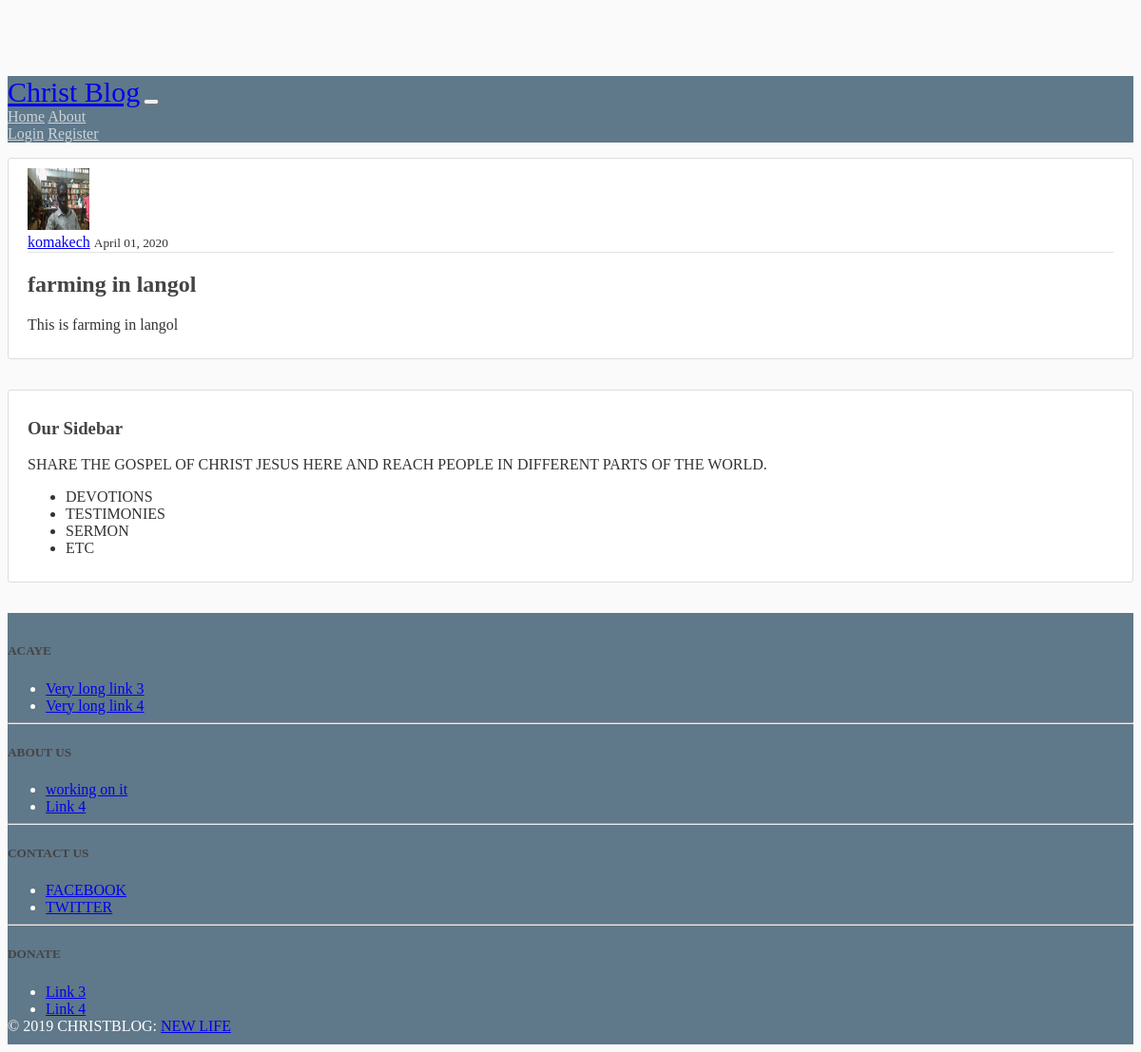
The app's page /post/18/ with its own data.
### blog/models.py (models this page shows, shortened)
class post(models.Model):
    Title = models.CharField(max_length=100)
    Contents = models.TextField()
    Date_posted = models.DateTimeField(default = timezone.now)
    Author = models.ForeignKey(User,on_delete=models.CASCADE)

### users/models.py (models this page shows, shortened)
class profile(models.Model):
	user = models.OneToOneField(User,on_delete = models.CASCADE)
	image = models.ImageField(default = 'default.png',upload_to='profile pics')

### blog/views.py (the view)
# urls.py: path('post/<int:pk>/', PostDetailView.as_view(), name ="post-detail"),
class PostDetailView(DetailView):
    model = post

### blog/templates/blog/post_detail.html (shortened to what this page needs)
{% extends "blog/base.html" %}
{% block content %}
    <article class="media content-section">
     <img class= "rounded-circle article-img" src="{{post.Author.profile.image.url}}">
       <div class="media-body">
         <div class="article-metadata">
           <a class="mr-2" href="#">{{ object.Author }}</a>
             <small class="text-muted">{{ object.Date_posted|date:"F d, Y" }}
             </small>
            </div>
           <h2 class="article-title">{{ object.Title }}</h2>
         <p class="article-content">{{ object.Contents }}</p>
        </div>
     </article>
{% endblock content %}

### blog/static/blog/main.css (style rules this page uses)
body { background: #fafafa; color: #333333; margin-top:5rem; }
h1, h2, h3, h4, h5, h6 { color: #444444; }
.content-section { background:#ffffff; padding: 10px 20px; border: 1px solid #dddddd; border-radius: 3px; margin-top:1rem; margin-bottom:2rem; }
.article-title { color: #444444; }
.article-content { white-space: pre-line; margin-top: 5px; }
.article-img { height: 65px; width: 65px; margin-right: 16px; }
.article-metadata { padding-bottom: 1px; margin-bottom: 4px; border-bottom: 1px solid #e3e3e3 }

### records on screen
post: Author.profile.image (picture), Author "komakech", Date_posted "April 01, 2020", Title "farming in langol", Contents "This is farming in langol"
